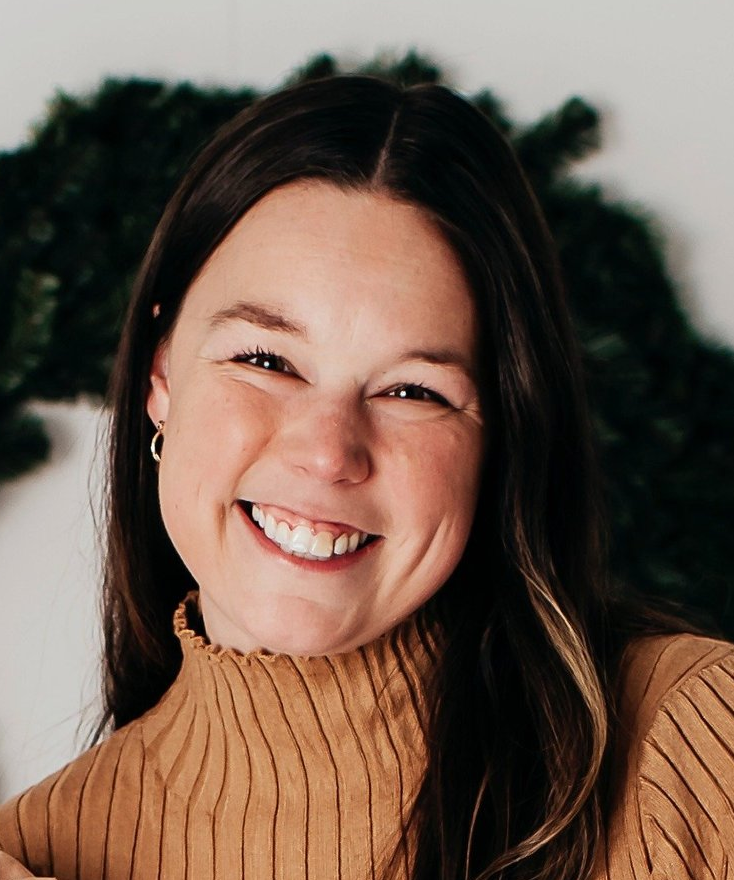
#> input picture img/ainsley-jones.png, 734 x 880 px; its folder holds only this picture in this run
$ python process_images.py
#> lines starting #> are read from the running program, lines starting #| are printed output that depends on the picture
#!/usr/bin/env python3
"""Standardize candidate photos: square-crop, resize to 400x400, save to img/processed/."""

from PIL import Image, ImageOps
import os

SRC = 'img'
DST = 'img/processed'
SIZE = 400

os.makedirs(DST, exist_ok=True)


def process(src_path, dst_path):
#> called with src_path = 'img/ainsley-jones.png', dst_path = 'img/processed/ainsley-jones.png'
    img = Image.open(src_path).convert('RGBA')
#> img is the input picture: PIL image 734x880 RGBA; mean R, G, B, A 111.4, 90.6, 77.8, 255

    # Crop to the bounding box of non-transparent pixels
    alpha = img.split()[3]
#> alpha: PIL image 734x880 L; every value is 255
    bbox = alpha.getbbox()
#> bbox = (0, 0, 734, 880)
    if bbox:
        img = img.crop(bbox)

    w, h = img.size
#> w = 734; h = 880

    # Square crop: center horizontally, bias 25% from top vertically (faces sit high)
    if w < h:
        x0 = 0
        y0 = int((h - w) * 0.25)
#> y0 = 36
        img = img.crop((x0, y0, w, y0 + w))
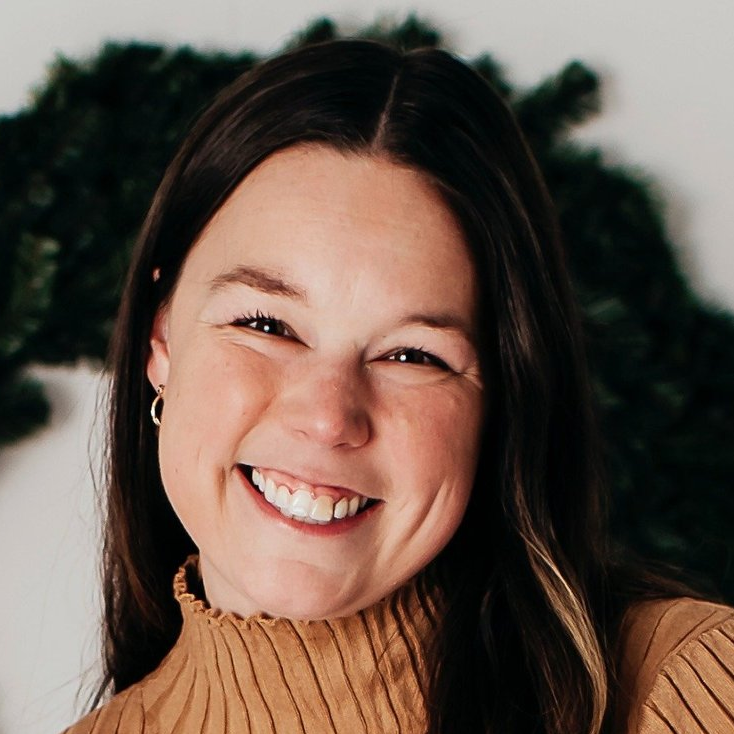
#> img: PIL image 734x734 RGBA; mean R, G, B, A 103.7, 85.8, 75.1, 255
    elif w > h:
        x0 = (w - h) // 2
        img = img.crop((x0, 0, x0 + h, h))

    img = img.resize((SIZE, SIZE), Image.LANCZOS)
#> img: PIL image 400x400 RGBA
    img.save(dst_path, 'PNG', optimize=True)


count = 0
for fname in sorted(os.listdir(SRC)):
    if not fname.lower().endswith('.png'):
        continue
    src = os.path.join(SRC, fname)
    dst = os.path.join(DST, fname)
    try:
        process(src, dst)
        src_size = os.path.getsize(src)
        dst_size = os.path.getsize(dst)
        print(f'  {fname}: {src_size//1024}KB -> {dst_size//1024}KB')
        count += 1
    except Exception as e:
        print(f'  ERROR {fname}: {e}')

print(f'\n{count} images written to {DST}/')
